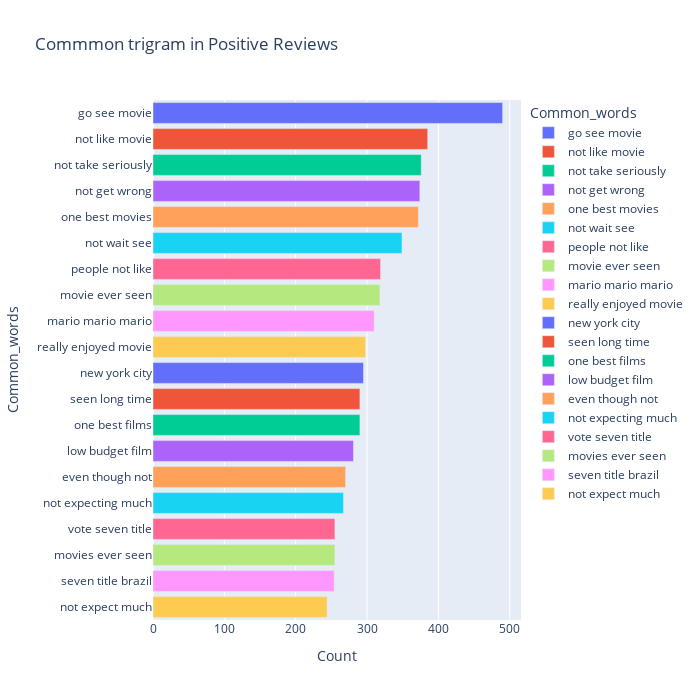

The notebook cell this image was saved under:
### Code cell
most_common_uni = get_top_text_ngrams(df.Reviews_clean[df['Ratings']>=7],20,3)
most_common_uni = dict(most_common_uni)
temp = pd.DataFrame(columns = ["Common_words" , 'Count'])
temp["Common_words"] = list(most_common_uni.keys())
temp["Count"] = list(most_common_uni.values())
fig = px.bar(temp, x="Count", y="Common_words", title='Commmon trigram in Positive Reviews', orientation='h', 
             width=700, height=700,color='Common_words')
fig.show()

### Figure 1 — Plotly figure (JSON) as saved in the notebook; plotly's stock layout.template omitted (floating-point values rounded to 4 significant figures)
{"data": [{"hovertemplate": "Common_words=%{y}<br>Count=%{x}<extra></extra>", "legendgroup": "go see movie", "marker": {"color": "#636efa", "pattern": {"shape": ""}}, "name": "go see movie", "orientation": "h", "showlegend": true, "textposition": "auto", "type": "bar", "x": [490], "xaxis": "x", "y": ["go see movie"], "yaxis": "y"}, {"hovertemplate": "Common_words=%{y}<br>Count=%{x}<extra></extra>", "legendgroup": "not like movie", "marker": {"color": "#EF553B", "pattern": {"shape": ""}}, "name": "not like movie", "orientation": "h", "showlegend": true, "textposition": "auto", "type": "bar", "x": [385], "xaxis": "x", "y": ["not like movie"], "yaxis": "y"}, {"hovertemplate": "Common_words=%{y}<br>Count=%{x}<extra></extra>", "legendgroup": "not take seriously", "marker": {"color": "#00cc96", "pattern": {"shape": ""}}, "name": "not take seriously", "orientation": "h", "showlegend": true, "textposition": "auto", "type": "bar", "x": [376], "xaxis": "x", "y": ["not take seriously"], "yaxis": "y"}, {"hovertemplate": "Common_words=%{y}<br>Count=%{x}<extra></extra>", "legendgroup": "not get wrong", "marker": {"color": "#ab63fa", "pattern": {"shape": ""}}, "name": "not get wrong", "orientation": "h", "showlegend": true, "textposition": "auto", "type": "bar", "x": [374], "xaxis": "x", "y": ["not get wrong"], "yaxis": "y"}, {"hovertemplate": "Common_words=%{y}<br>Count=%{x}<extra></extra>", "legendgroup": "one best movies", "marker": {"color": "#FFA15A", "pattern": {"shape": ""}}, "name": "one best movies", "orientation": "h", "showlegend": true, "textposition": "auto", "type": "bar", "x": [372], "xaxis": "x", "y": ["one best movies"], "yaxis": "y"}, {"hovertemplate": "Common_words=%{y}<br>Count=%{x}<extra></extra>", "legendgroup": "not wait see", "marker": {"color": "#19d3f3", "pattern": {"shape": ""}}, "name": "not wait see", "orientation": "h", "showlegend": true, "textposition": "auto", "type": "bar", "x": [349], "xaxis": "x", "y": ["not wait see"], "yaxis": "y"}, {"hovertemplate": "Common_words=%{y}<br>Count=%{x}<extra></extra>", "legendgroup": "people not like", "marker": {"color": "#FF6692", "pattern": {"shape": ""}}, "name": "people not like", "orientation": "h", "showlegend": true, "textposition": "auto", "type": "bar", "x": [319], "xaxis": "x", "y": ["people not like"], "yaxis": "y"}, {"hovertemplate": "Common_words=%{y}<br>Count=%{x}<extra></extra>", "legendgroup": "movie ever seen", "marker": {"color": "#B6E880", "pattern": {"shape": ""}}, "name": "movie ever seen", "orientation": "h", "showlegend": true, "textposition": "auto", "type": "bar", "x": [318], "xaxis": "x", "y": ["movie ever seen"], "yaxis": "y"}, {"hovertemplate": "Common_words=%{y}<br>Count=%{x}<extra></extra>", "legendgroup": "mario mario mario", "marker": {"color": "#FF97FF", "pattern": {"shape": ""}}, "name": "mario mario mario", "orientation": "h", "showlegend": true, "textposition": "auto", "type": "bar", "x": [310], "xaxis": "x", "y": ["mario mario mario"], "yaxis": "y"}, {"hovertemplate": "Common_words=%{y}<br>Count=%{x}<extra></extra>", "legendgroup": "really enjoyed movie", "marker": {"color": "#FECB52", "pattern": {"shape": ""}}, "name": "really enjoyed movie", "orientation": "h", "showlegend": true, "textposition": "auto", "type": "bar", "x": [298], "xaxis": "x", "y": ["really enjoyed movie"], "yaxis": "y"}, {"hovertemplate": "Common_words=%{y}<br>Count=%{x}<extra></extra>", "legendgroup": "new york city", "marker": {"color": "#636efa", "pattern": {"shape": ""}}, "name": "new york city", "orientation": "h", "showlegend": true, "textposition": "auto", "type": "bar", "x": [295], "xaxis": "x", "y": ["new york city"], "yaxis": "y"}, {"hovertemplate": "Common_words=%{y}<br>Count=%{x}<extra></extra>", "legendgroup": "seen long time", "marker": {"color": "#EF553B", "pattern": {"shape": ""}}, "name": "seen long time", "orientation": "h", "showlegend": true, "textposition": "auto", "type": "bar", "x": [290], "xaxis": "x", "y": ["seen long time"], "yaxis": "y"}, {"hovertemplate": "Common_words=%{y}<br>Count=%{x}<extra></extra>", "legendgroup": "one best films", "marker": {"color": "#00cc96", "pattern": {"shape": ""}}, "name": "one best films", "orientation": "h", "showlegend": true, "textposition": "auto", "type": "bar", "x": [290], "xaxis": "x", "y": ["one best films"], "yaxis": "y"}, {"hovertemplate": "Common_words=%{y}<br>Count=%{x}<extra></extra>", "legendgroup": "low budget film", "marker": {"color": "#ab63fa", "pattern": {"shape": ""}}, "name": "low budget film", "orientation": "h", "showlegend": true, "textposition": "auto", "type": "bar", "x": [281], "xaxis": "x", "y": ["low budget film"], "yaxis": "y"}, {"hovertemplate": "Common_words=%{y}<br>Count=%{x}<extra></extra>", "legendgroup": "even though not", "marker": {"color": "#FFA15A", "pattern": {"shape": ""}}, "name": "even though not", "orientation": "h", "showlegend": true, "textposition": "auto", "type": "bar", "x": [270], "xaxis": "x", "y": ["even though not"], "yaxis": "y"}, {"hovertemplate": "Common_words=%{y}<br>Count=%{x}<extra></extra>", "legendgroup": "not expecting much", "marker": {"color": "#19d3f3", "pattern": {"shape": ""}}, "name": "not expecting much", "orientation": "h", "showlegend": true, "textposition": "auto", "type": "bar", "x": [267], "xaxis": "x", "y": ["not expecting much"], "yaxis": "y"}, {"hovertemplate": "Common_words=%{y}<br>Count=%{x}<extra></extra>", "legendgroup": "vote seven title", "marker": {"color": "#FF6692", "pattern": {"shape": ""}}, "name": "vote seven title", "orientation": "h", "showlegend": true, "textposition": "auto", "type": "bar", "x": [255], "xaxis": "x", "y": ["vote seven title"], "yaxis": "y"}, {"hovertemplate": "Common_words=%{y}<br>Count=%{x}<extra></extra>", "legendgroup": "movies ever seen", "marker": {"color": "#B6E880", "pattern": {"shape": ""}}, "name": "movies ever seen", "orientation": "h", "showlegend": true, "textposition": "auto", "type": "bar", "x": [255], "xaxis": "x", "y": ["movies ever seen"], "yaxis": "y"}, {"hovertemplate": "Common_words=%{y}<br>Count=%{x}<extra></extra>", "legendgroup": "seven title brazil", "marker": {"color": "#FF97FF", "pattern": {"shape": ""}}, "name": "seven title brazil", "orientation": "h", "showlegend": true, "textposition": "auto", "type": "bar", "x": [254], "xaxis": "x", "y": ["seven title brazil"], "yaxis": "y"}, {"hovertemplate": "Common_words=%{y}<br>Count=%{x}<extra></extra>", "legendgroup": "not expect much", "marker": {"color": "#FECB52", "pattern": {"shape": ""}}, "name": "not expect much", "orientation": "h", "showlegend": true, "textposition": "auto", "type": "bar", "x": [244], "xaxis": "x", "y": ["not expect much"], "yaxis": "y"}], "layout": {"barmode": "relative", "height": 700, "legend": {"title": {"text": "Common_words"}, "tracegroupgap": 0}, "title": {"text": "Commmon trigram in Positive Reviews"}, "width": 700, "xaxis": {"anchor": "y", "domain": [0, 1], "title": {"text": "Count"}}, "yaxis": {"anchor": "x", "categoryarray": ["not expect much", "seven title brazil", "movies ever seen", "vote seven title", "not expecting much", "even though not", "low budget film", "one best films", "seen long time", "new york city", "really enjoyed movie", "mario mario mario", "movie ever seen", "people not like", "not wait see", "one best movies", "not get wrong", "not take seriously", "not like movie", "go see movie"], "categoryorder": "array", "domain": [0, 1], "title": {"text": "Common_words"}}}}
